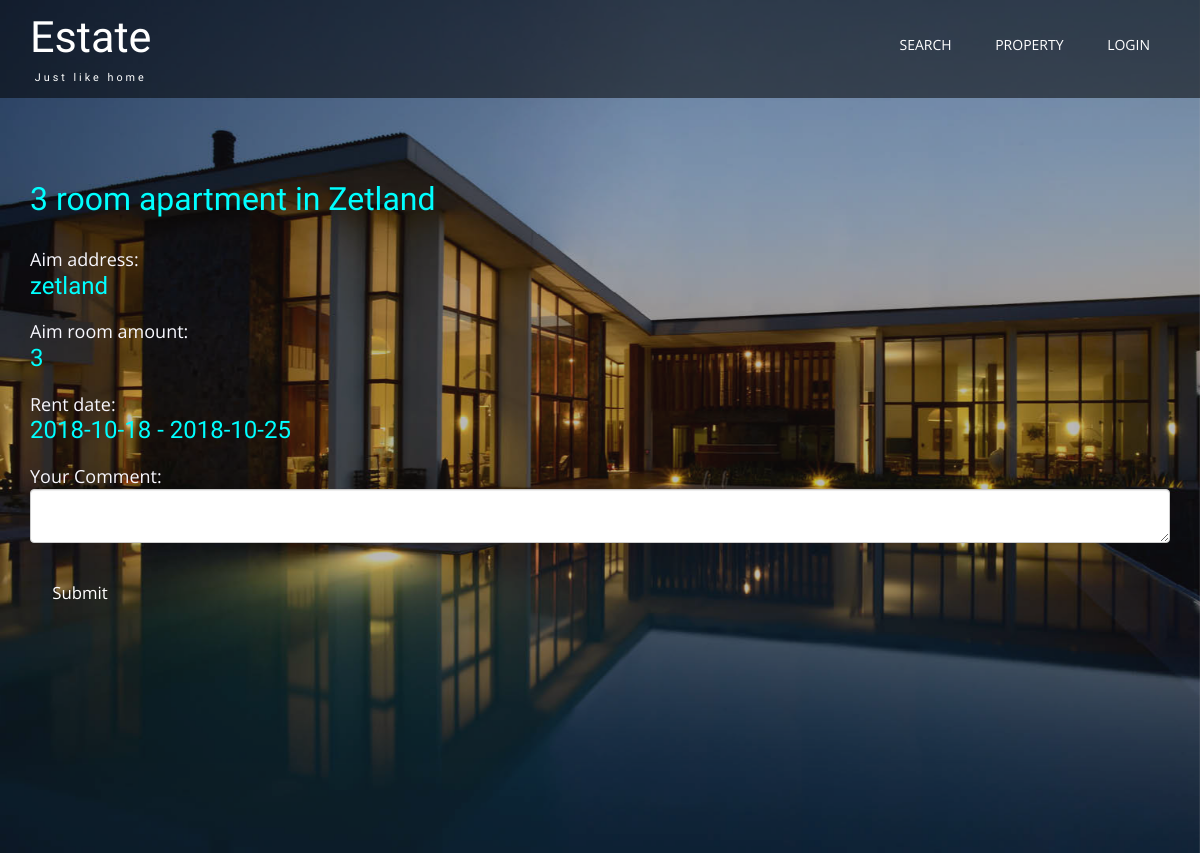
Page /view_request?requestID=0 on the committed database.
### tables this page shows
CREATE TABLE requests(
                    ID int primary key not null,
                    title char(50) not null,
                    address char(50) not null,
                    room_num int not null,
                    start_date char(50) not null,
                    end_date char(50) not null,
                    message char(250) not null,
                    user_id int );

### project.py (the view)
@app.route('/view_request', methods=["GET", "POST"])
def view_request():
    requestID = request.args.get('requestID')
    posts = getRequest()
    if request.method == 'POST':
        comment = request.form["comment"]
        load_comment(comment, requestID)
    comments = getComment()
    return render_template('view_request.html', posts=posts, comments=comments, requestID=requestID)

### project.py (called while the page is built)
def tupletodict(keys, tup):
    return dict(zip(keys, tup))

def getRequest():
    conn = sqlite3.connect('small.db', detect_types=sqlite3.PARSE_DECLTYPES, check_same_thread=False)
    cur = conn.cursor()
    keys = [
        "ID",
        "title",
        "address",
        "room_num",
        "start_date",
        "end_date",
        "message",
        "user_id"
    ]
    info_tuples = cur.execute("""SELECT * FROM requests;""")
    posts = [tupletodict(keys, tup) for tup in info_tuples]
    conn.close()
    return posts

def getComment():
    conn = sqlite3.connect('small.db', detect_types=sqlite3.PARSE_DECLTYPES, check_same_thread=False)
    cur = conn.cursor()
    keys = [
        "ID",
        "message",
        "requestID",
        "userID",
        "time"
    ]
    info_tuples = cur.execute("""SELECT * FROM comments;""")
    comments = [tupletodict(keys, tup) for tup in info_tuples]
    conn.close()
    return comments

### templates/view_request.html (shortened to what this page needs)
{% extends "base.html" %}
{% block body_contents %}
{% for post in posts %}
        {% if requestID == post.ID | string %}
                <div class="house-desc">
                      <div class="house-intro">
                          <div class="house-price" style="color: #f8f8ff">
                            <h3 style="margin-bottom:30px;color:#00ffff;font-size:xx-large">{{ post.title }}</h3>
                            <p style="font-size:large;">Aim address:</p><h3 style="margin-bottom:20px;color:#00ffff">{{ post.address }}</h3>
                            <p style="font-size:large;">Aim room amount: </p><h3 style="margin-bottom:20px;color:#00ffff">{{ post.room_num }}</h3>
                            <p style="font-size:large;">Rent date:</p><h3 style="margin-bottom:20px;color:#00ffff">{{ post.start_date }} - {{ post.end_date }}</h3>
                        </div>
                     </div>
                </div>
            <form method="POST">
                         <p style="color: #f8f8ff; margin-bottom: 40px; font-weight: 400;font-size:large">Your Comment:
                           <textarea class="form-control col-sm-2" placeholder="Type your Comment Here...." name = "comment" required autofocus>
                           </textarea></p>
            <button class="search-btn" name="submit" type="submit" id="contact-submit" data-submit="...Sending">Submit</button>
            </form>
        {% endif %}
    {% endfor %}
{% endblock %}

### css/style.css (style rules this page uses)
body { margin:0; padding:0; background:#fff; font-family: 'Open Sans', sans-serif; }
h1,h2,h3,h4,h5,h6 { margin:0; font-family: 'Work Sans', sans-serif; }
p { margin:0; font-size:14px; }

### css/smoothbox.css (style rules this page uses)
body, html { height:100%; width:100%; }

### templates/view_request.html (style rules this page uses)
.search-btn { color:white; width: 100px; height:40px; margin-top:30px; font-size: larger; border: none; text-align: center; text-decoration: none; display: inline-block; background: transparent; }

### rows in the picture
requests: title "3 room apartment in Zetland", address "zetland", room_num "3", start_date "2018-10-18", end_date "2018-10-25"
